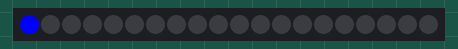
Bench run of a sketch on a simulated Arduino Uno, built with avr-gcc and run on an emulated ATmega328P. On the bench: 20 RGB LEDs in strip order, left to right.

Above: at 0.01 s.
At 6.52 s:
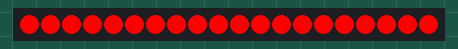
At 12.42 s:
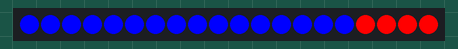
At 18.44 s:
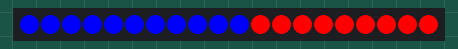
At 27.65 s:
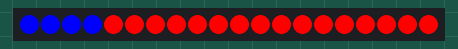
At 36.9 s:
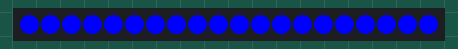

The sketch:

Arduino_WS2812B.ino
```cpp
#include <FastLED.h>

#define LED_PIN     5   // define the led pin
#define NUM_LEDS    20 //define the no. of leds

CRGB leds[NUM_LEDS];

void setup() {

  FastLED.addLeds<WS2812, LED_PIN, GRB>(leds, NUM_LEDS);

}

void loop() {

  for (int i = 0; i <= 19; i++) {
    leds[i] = CRGB ( 0, 0, 255);
    FastLED.show();
    delay(40);
  }
  for (int i = 19; i >= 0; i--) {
    leds[i] = CRGB ( 255, 0, 0);
    FastLED.show();
    delay(40);
  }
}
```
